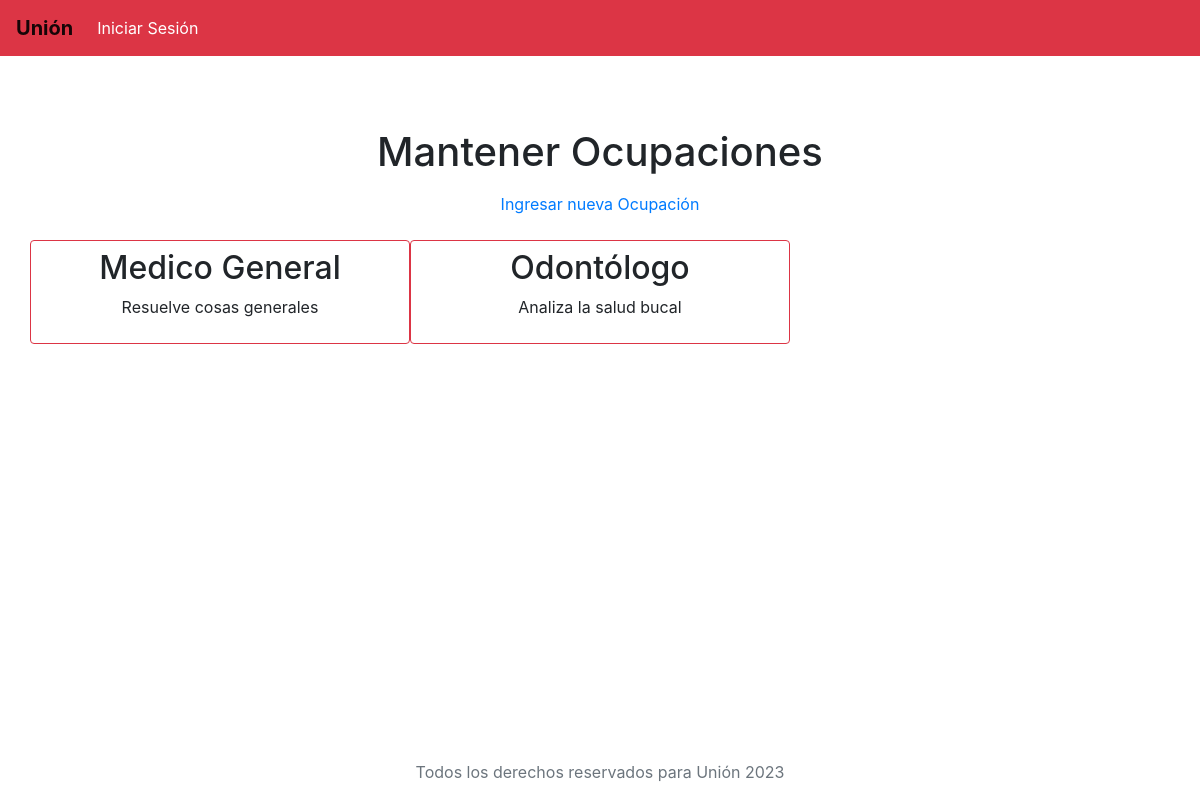
/mantenerocupaciones/, run on the app's committed database.
### base/models.py (models this page shows, shortened)
class Ocupacion(models.Model):
    nombre = models.CharField(max_length=30)
    descripcion = models.TextField()

### base/views.py (the view)
# urls.py: path('mantenerocupaciones/', views.mantenerocupaciones),
def mantenerocupaciones(request):
    ocupaciones = Ocupacion.objects.all()
    return render(request, 'mantenerocupaciones.html', {'ocupaciones': ocupaciones})

### templates/mantenerocupaciones.html (shortened to what this page needs)
{% extends 'layouts/main.html' %}
{% block content %}
    <h1 class="text-center pb-2"> Mantener Ocupaciones </h1>
    <div class="row pb-4 text-center">
        <div class="col-12">
            <a href="/ocupacion/">Ingresar nueva Ocupación</a>
        </div>
    </div>
    <div class="row text-center">
        {% for p in ocupaciones %}
            <div class="col-4 py-2 border border-danger rounded">
                <h2>{{p.nombre}}</h2>
                <p>{{p.descripcion}}</p>
            </div>
        {% endfor %}
    </div>
{% endblock %}

### data on the page
Ocupacion: nombre "Medico General", descripcion "Resuelve cosas generales"
Ocupacion: nombre "Odontólogo", descripcion "Analiza la salud bucal"
